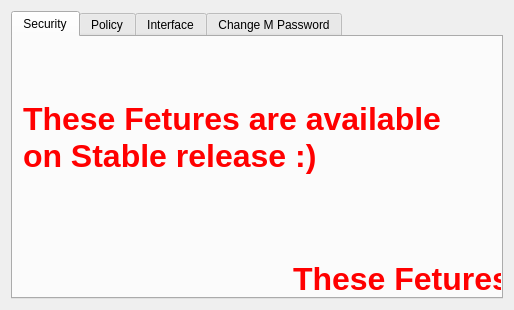
<?xml version="1.0" encoding="UTF-8"?>
<ui version="4.0">
 <class>Tools</class>
 <widget class="QDialog" name="Tools">
  <property name="geometry">
   <rect>
    <x>0</x>
    <y>0</y>
    <width>514</width>
    <height>310</height>
   </rect>
  </property>
  <property name="windowTitle">
   <string>Dialog</string>
  </property>
  <layout class="QVBoxLayout" name="verticalLayout">
   <item>
    <widget class="QTabWidget" name="tabWidget">
     <property name="currentIndex">
      <number>0</number>
     </property>
     <widget class="QWidget" name="tab1">
      <attribute name="title">
       <string>Security</string>
      </attribute>
      <widget class="QLabel" name="label">
       <property name="geometry">
        <rect>
         <x>10</x>
         <y>10</y>
         <width>481</width>
         <height>181</height>
        </rect>
       </property>
       <property name="font">
        <font>
         <pointsize>24</pointsize>
         <weight>75</weight>
         <bold>true</bold>
        </font>
       </property>
       <property name="styleSheet">
        <string notr="true">color: rgb(255, 0, 0);</string>
       </property>
       <property name="text">
        <string>These Fetures are available 
on Stable release :)</string>
       </property>
      </widget>
      <widget class="QLabel" name="label_4">
       <property name="geometry">
        <rect>
         <x>280</x>
         <y>170</y>
         <width>481</width>
         <height>181</height>
        </rect>
       </property>
       <property name="font">
        <font>
         <pointsize>24</pointsize>
         <weight>75</weight>
         <bold>true</bold>
        </font>
       </property>
       <property name="styleSheet">
        <string notr="true">color: rgb(255, 0, 0);</string>
       </property>
       <property name="text">
        <string>These Fetures are available 
on Stable release :)</string>
       </property>
      </widget>
     </widget>
     <widget class="QWidget" name="tab_2">
      <attribute name="title">
       <string>Policy</string>
      </attribute>
      <widget class="QLabel" name="label_2">
       <property name="geometry">
        <rect>
         <x>0</x>
         <y>30</y>
         <width>481</width>
         <height>181</height>
        </rect>
       </property>
       <property name="font">
        <font>
         <pointsize>24</pointsize>
         <weight>75</weight>
         <bold>true</bold>
        </font>
       </property>
       <property name="styleSheet">
        <string notr="true">color: rgb(255, 0, 0);</string>
       </property>
       <property name="text">
        <string>These Fetures are available 
on Stable release :)</string>
       </property>
      </widget>
     </widget>
     <widget class="QWidget" name="tab">
      <attribute name="title">
       <string>Interface</string>
      </attribute>
      <widget class="QLabel" name="label_3">
       <property name="geometry">
        <rect>
         <x>0</x>
         <y>30</y>
         <width>481</width>
         <height>181</height>
        </rect>
       </property>
       <property name="font">
        <font>
         <pointsize>24</pointsize>
         <weight>75</weight>
         <bold>true</bold>
        </font>
       </property>
       <property name="styleSheet">
        <string notr="true">color: rgb(255, 0, 0);</string>
       </property>
       <property name="text">
        <string>These Fetures are available 
on Stable release :)</string>
       </property>
      </widget>
     </widget>
     <widget class="QWidget" name="tab_3">
      <attribute name="title">
       <string>Change M Password</string>
      </attribute>
     </widget>
    </widget>
   </item>
  </layout>
 </widget>
 <resources/>
 <connections/>
</ui>
